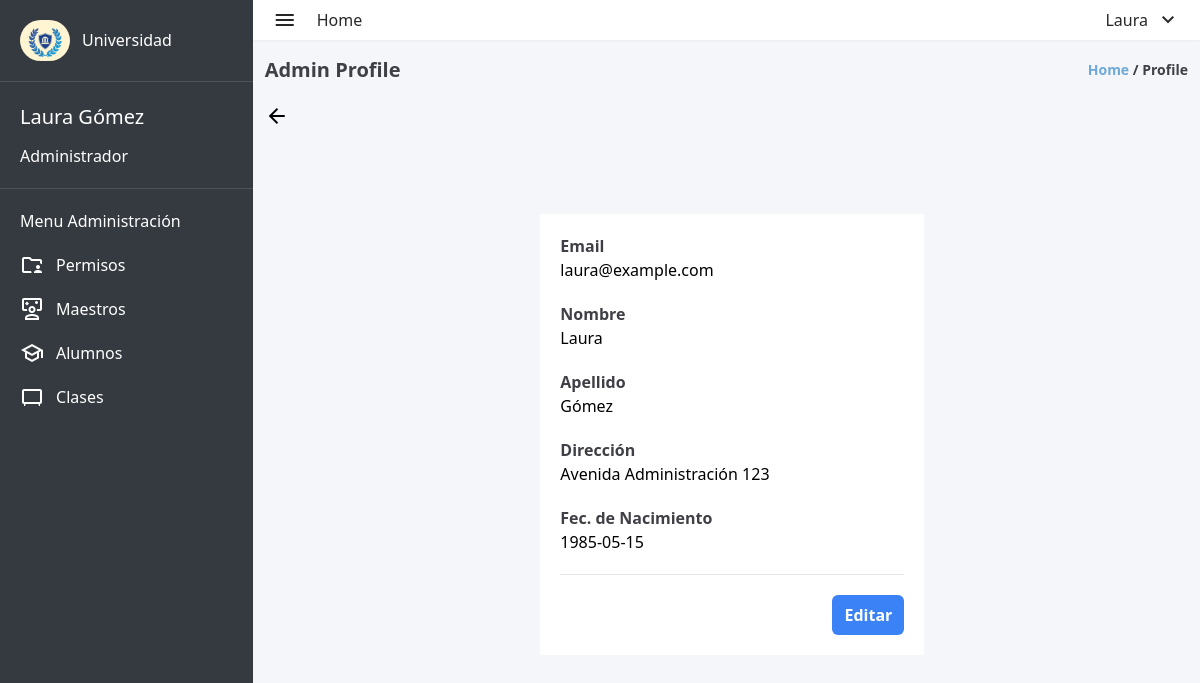
/admin/admin_profile.php (signed in), run on the app's committed database.
### tables this page shows
CREATE TABLE `usuarios` (
  `user_id` int(11) NOT NULL,
  `matricula` int(10) DEFAULT NULL,
  `nombre` varchar(100) DEFAULT NULL,
  `apellido` varchar(100) DEFAULT NULL,
  `correo_electronico` varchar(100) DEFAULT NULL,
  `contrasena` varchar(255) DEFAULT NULL,
  `direccion` varchar(100) DEFAULT NULL,
  `fecha_nacimiento` date DEFAULT NULL,
  `rol` enum('ADMIN','MAESTRO','ALUMNO') DEFAULT NULL,
  `materia_asignada` varchar(100) DEFAULT '0',
  `materias_inscritas` text DEFAULT NULL
);

### admin/admin_profile.php (the view, shortened to what this page needs)
<?php
require_once '../database/database.php';
$user_id = $_SESSION['id'];
$sql = "SELECT correo_electronico, nombre, apellido, direccion, fecha_nacimiento FROM usuarios WHERE user_id = '$user_id'";
$result = mysqli_query($conexion, $sql);
$row = mysqli_fetch_assoc($result);
if ($row) {
    $correo_electronico = $row['correo_electronico'];
    $nombre = $row['nombre'];
    $apellido = $row['apellido'];
    $direccion = $row['direccion'];
    $fecha_nacimiento = $row['fecha_nacimiento'];
} else {
    echo "No se encontraron datos para el usuario con el ID proporcionado.";
}
?>
<!DOCTYPE html>
<html lang="en">
<head>
    <link rel="stylesheet" href="../styles.css">
</head>
<body>
    <div class="w-screen h-screen flex bg-lightgray">
        <aside class="w-80 h-full bg-dark">
            <div class="flex items-center gap-3 p-5">
                <img class="rounded-full" src="../assets/logo-aside.jpg" alt="university-logo" width="50px" height="60px">
                <span class="text-white font-medium">Universidad</span>
            </div>
            <div style="width: 100%; height: 1px; background-color: #4c5157; "></div>
            <div class="text-white flex flex-col p-5 gap-3">
                <span style="font-size: 20px;"><?php echo $nombre . ' ' . $apellido; ?></span>
                <span>Administrador</span>
            </div>
            <div style="width: 100%; height: 1px; background-color: #4c5157; "></div>
            <div class="text-white flex flex-col gap-5 p-5">
                <p>Menu Administración</p>
                <div>
                    <a href="admin_permisos.php" class="flex items-center gap-3 ">
                        <span class="material-symbols-outlined ">
                        </span>
                        <span>Permisos</span>
                    </a>
                </div>
                <div>
                    <a href="admin_maestros.php" class="flex items-center gap-3 ">
                        <span class="material-symbols-outlined">
                        </span>
                        <span>Maestros</span>
                    </a>
                </div>
                <div>
                    <a href="admin_alumnos.php" class="flex items-center gap-3 ">
                        <span class="material-symbols-outlined">
                        </span>
                        <span>Alumnos</span>
                    </a>
                </div>
                <div>
                    <a href="admin_clases.php" class="flex items-center gap-3 ">
                        <span class="material-symbols-outlined">
                        </span>
                        <span>Clases</span>
                    </a>
                </div>
            </div>
        </aside>
        <div class="w-full flex flex-col">
            <header class="w-full flex items-center justify-between h-10 p-5 bg-white shadow-sm">
                <div class="flex items-center gap-5">
                    <span class="material-symbols-outlined text-zinc-800">
                    </span>
                    <a href="admin_dashboard.php"><span class="text-zinc-800 ">
                            Home
                        </span></a>
                </div>
                <nav>
                    <li class="flex items-center gap-2 text-zinc-800 cursor-pointer" onclick="toggleLogoutMenu()">
                        <?php echo $nombre ?>
                        <ul class="flex flex-col">
                            <span class="material-symbols-outlined">
                            </span>
                    </li>
                </nav>
            </header>
            <div class="h-full pl-3">
                <div class="w-full flex items-center justify-between pr-3 mt-4 mb-5">
                    <h1 class="font-bold text-zinc-700 text-xl ">Admin Profile</h1>
                    <p class="font-semibold text-sm text-zinc-700"><span class="text-myblue">Home</span> / Profile
                    </p>
                </div>
                <div class="w-full">
                    <a href="admin_dashboard.php">
                        <span class="material-symbols-outlined">
                        </span>
                    </a>
                </div>
                <div class="w-full flex flex-row justify-center  mt-20">
                    <div class="w-80 h-auto bg-white rounded-sm sm:w-96">
                        <div class="flex flex-col p-5 gap-5 text-center relative z-20">
                            <div class="flex flex-col">
                                <span class="font-bold text-zinc-700 self-start">Email</span>
                                <p class="self-start"><?php echo $correo_electronico ?></p>
                            </div>
                            <div class="flex flex-col">
                                <span class="font-bold text-zinc-700 self-start">Nombre</span>
                                <p class="self-start"><?php echo $nombre ?></p>
                            </div>
                            <div class="flex flex-col">
                                <span class="font-bold text-zinc-700 self-start">Apellido</span>
                                <p class="self-start"><?php echo $apellido ?></p>
                            </div>
                            <div class="flex flex-col">
                                <span class="font-bold text-zinc-700 self-start">Dirección</span>
                                <p class="self-start"><?php echo $direccion ?></p>
                            </div>
                            <div class="flex flex-col">
                                <span class="font-bold text-zinc-700 self-start">Fec. de Nacimiento</span>
                                <p class="self-start"><?php echo $fecha_nacimiento ?></p>
                            </div>
                            <div style="height: 1px; background-color: #e5e7eb; width: 100% ; "></div>
                            <a href="admin_edit_profile.php" class="self-end">
                                <button class="text-white font-semibold p-2 px-3 bg-blue-500 rounded-md ">Editar</button>
                            </a>
                        </div>
                    </div>
                </div>
            </div>
        </div>
    </div>
</body>
</html>

### styles.css (style rules this page uses)
html { line-height: 1.5; -webkit-text-size-adjust: 100%; -moz-tab-size: 4; -o-tab-size: 4; tab-size: 4; font-family: ui-sans-serif, system-ui, -apple-system, BlinkMacSystemFont, "Segoe UI", Roboto, "Helvetica Neue", Arial, "Noto Sans", sans-serif, "Apple Color Emoji", "Segoe UI Emoji", "Segoe UI Symbol", "Noto Color Emoji"; font-feature-settings: normal; font-variation-settings: normal; }
body { margin: 0; line-height: inherit; }
h1, h2, h3, h4, h5, h6 { font-size: inherit; font-weight: inherit; }
a { color: inherit; text-decoration: inherit; }
button, input, optgroup, select, textarea { font-family: inherit; font-feature-settings: inherit; font-variation-settings: inherit; font-size: 100%; font-weight: inherit; line-height: inherit; color: inherit; margin: 0; padding: 0; }
button, select { text-transform: none; }
button, [type='button'], [type='reset'], [type='submit'] { -webkit-appearance: button; background-color: transparent; background-image: none; }
blockquote, dl, dd, h1, h2, h3, h4, h5, h6, hr, figure, p, pre { margin: 0; }
ol, ul, menu { list-style: none; margin: 0; padding: 0; }
button, [role="button"] { cursor: pointer; }
img, svg, video, canvas, audio, iframe, embed, object { display: block; vertical-align: middle; }
img, video { max-width: 100%; height: auto; }
.relative { position: relative; }
.z-20 { z-index: 20; }
.mb-5 { margin-bottom: 1.25rem; }
.mt-20 { margin-top: 5rem; }
.mt-4 { margin-top: 1rem; }
.flex { display: flex; }
.h-10 { height: 2.5rem; }
.h-auto { height: auto; }
.h-full { height: 100%; }
.h-screen { height: 100vh; }
.w-80 { width: 20rem; }
.w-full { width: 100%; }
.w-screen { width: 100vw; }
.cursor-pointer { cursor: pointer; }
.flex-row { flex-direction: row; }
.flex-col { flex-direction: column; }
.items-center { align-items: center; }
.justify-center { justify-content: center; }
.justify-between { justify-content: space-between; }
.gap-2 { gap: 0.5rem; }
.gap-3 { gap: 0.75rem; }
.gap-5 { gap: 1.25rem; }
.self-start { align-self: flex-start; }
.self-end { align-self: flex-end; }
.rounded-full { border-radius: 9999px; }
.rounded-md { border-radius: 0.375rem; }
.rounded-sm { border-radius: 0.125rem; }
.bg-blue-500 { --tw-bg-opacity: 1; background-color: rgb(59 130 246 / var(--tw-bg-opacity)); }
.bg-dark { --tw-bg-opacity: 1; background-color: rgb(53 58 64 / var(--tw-bg-opacity)); }
.bg-lightgray { --tw-bg-opacity: 1; background-color: rgb(245 246 250 / var(--tw-bg-opacity)); }
.bg-white { --tw-bg-opacity: 1; background-color: rgb(255 255 255 / var(--tw-bg-opacity)); }
.p-2 { padding: 0.5rem; }
.p-5 { padding: 1.25rem; }
.px-3 { padding-left: 0.75rem; padding-right: 0.75rem; }
.pl-3 { padding-left: 0.75rem; }
.pr-3 { padding-right: 0.75rem; }
.text-center { text-align: center; }
.text-sm { font-size: 0.875rem; line-height: 1.25rem; }
.text-xl { font-size: 1.25rem; line-height: 1.75rem; }
.font-bold { font-weight: 700; }
.font-medium { font-weight: 500; }
.font-semibold { font-weight: 600; }
.text-myblue { --tw-text-opacity: 1; color: rgb(110 169 215 / var(--tw-text-opacity)); }
.text-white { --tw-text-opacity: 1; color: rgb(255 255 255 / var(--tw-text-opacity)); }
.text-zinc-700 { --tw-text-opacity: 1; color: rgb(63 63 70 / var(--tw-text-opacity)); }
.text-zinc-800 { --tw-text-opacity: 1; color: rgb(39 39 42 / var(--tw-text-opacity)); }
.shadow-sm { --tw-shadow: 0 1px 2px 0 rgb(0 0 0 / 0.05); --tw-shadow-colored: 0 1px 2px 0 var(--tw-shadow-color); box-shadow: var(--tw-ring-offset-shadow, 0 0 #0000), var(--tw-ring-shadow, 0 0 #0000), var(--tw-shadow); }
@media (min-width: 640px) { .sm\:w-96 { width: 24rem; } }

### data on the page
usuarios: nombre "Laura", apellido "Gómez", correo_electronico "laura@example.com", direccion "Avenida Administración 123", fecha_nacimiento "1985-05-15"
